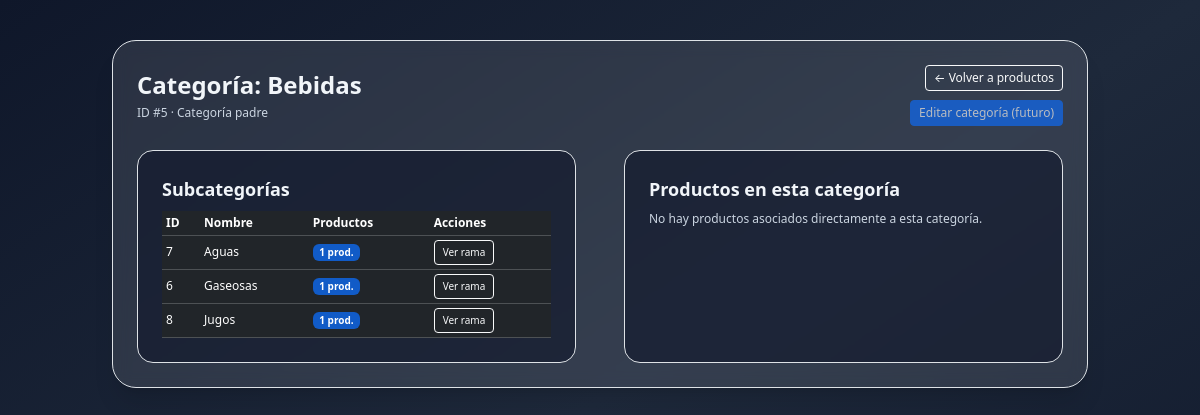
/index.php?controller=products&action=showCategory&id=5 (signed in), run on the app's committed database.
### tables this page shows
CREATE TABLE IF NOT EXISTS categorias (
  id INT AUTO_INCREMENT PRIMARY KEY,
  nombre VARCHAR(100) NOT NULL,
  parent_id INT NULL,
  created_at TIMESTAMP DEFAULT CURRENT_TIMESTAMP,
  updated_at TIMESTAMP DEFAULT CURRENT_TIMESTAMP ON UPDATE CURRENT_TIMESTAMP,
  CONSTRAINT fk_categorias_parent FOREIGN KEY (parent_id)
    REFERENCES categorias(id)
    ON UPDATE CASCADE
    ON DELETE SET NULL
);

### core/Controller.php (called while the page is built, shortened)
<?php
class Controller {
    protected function view($view, $data = []) {
        extract($data);
        require __DIR__ . '/../views/layouts/header.php';
        require __DIR__ . '/../views/' . $view . '.php';
        require __DIR__ . '/../views/layouts/footer.php';
    }
}

### controllers/ProductController.php (called while the page is built, shortened)
<?php
class ProductController extends Controller {
    private $categoryModel;
    private $productModel;
    public function __construct() {
        $this->categoryModel = new Category();
        $this->productModel  = new Product();
    }
    public function showCategory() {
        $id = isset($_GET['id']) ? (int)$_GET['id'] : 0;
        $category  = $this->categoryModel->getById($id);
        $children  = $this->categoryModel->getChildren($id);
        $sql = "SELECT p.*, c.nombre AS categoria_nombre
                FROM productos p
                LEFT JOIN categorias c ON p.categoria_id = c.id
                WHERE p.categoria_id = :cat
                ORDER BY p.nombre";
        $db = Database::getInstance()->getConnection();
        $stmt = $db->prepare($sql);
        $stmt->execute(['cat' => $id]);
        $productos = $stmt->fetchAll();
        $counts = $this->productModel->countByCategory();
        $this->view('products/category', [
            'category'      => $category,
            'children'      => $children,
            'productos'     => $productos,
            'counts'        => $counts,
        ]);
    }
}

### index.php (called while the page is built, shortened)
<?php
require __DIR__ . '/core/Database.php';
require __DIR__ . '/core/Controller.php';
require __DIR__ . '/models/Category.php';
require __DIR__ . '/models/Product.php';
require __DIR__ . '/controllers/ProductController.php';
$controllerName = $_GET['controller'] ?? 'auth';
$actionName     = $_GET['action'] ?? 'login';
switch ($controllerName) {
    case 'products':
        $controller = new ProductController();
        break;
}
$controller->{$actionName}();

### core/Database.php (called while the page is built)
<?php
class Database {
    private static $instance = null;
    private $connection;
    private function __construct() {
        $config = require __DIR__ . '/../config/config.php';
        $host = $config['db_host'];
        $dbname = $config['db_name'];
        $user = $config['db_user'];
        $pass = $config['db_pass'];
        try {
            $this->connection = new PDO(
                "mysql:host=$host;dbname=$dbname;charset=utf8mb4",
                $user,
                $pass,
                [
                    PDO::ATTR_ERRMODE => PDO::ERRMODE_EXCEPTION,
                    PDO::ATTR_DEFAULT_FETCH_MODE => PDO::FETCH_ASSOC
                ]
            );
        } catch (PDOException $e) {
            if (!empty($config['app_debug'])) {
                die("Error de conexión: " . $e->getMessage());
            } else {
                die("Error de conexión a la base de datos.");
            }
        }
    }
    public static function getInstance() {
        if (!self::$instance) {
            self::$instance = new Database();
        }
        return self::$instance;
    }
    public function getConnection() {
        return $this->connection;
    }
}

### models/Category.php (called while the page is built, shortened)
<?php
class Category {
    private $db;
    public function __construct() {
        $this->db = Database::getInstance()->getConnection();
    }
    public function getById($id) {
        $sql = "SELECT * FROM categorias WHERE id = :id";
        $stmt = $this->db->prepare($sql);
        $stmt->execute(['id' => $id]);
        return $stmt->fetch();
    }
    public function getChildren($parentId) {
        $sql = "SELECT * FROM categorias WHERE parent_id " . ($parentId === null ? "IS NULL" : "= :id") . " ORDER BY nombre";
        $stmt = $this->db->prepare($sql);
        if ($parentId === null) {
            $stmt->execute();
        } else {
            $stmt->execute(['id' => $parentId]);
        }
        return $stmt->fetchAll();
    }
}

### models/Product.php (called while the page is built, shortened)
<?php
class Product {
    private $db;
    public function __construct() {
        $this->db = Database::getInstance()->getConnection();
    }
    public function countByCategory() {
        $sql = "SELECT categoria_id, COUNT(*) AS total
                FROM productos
                GROUP BY categoria_id";
        $stmt = $this->db->query($sql);
        $rows = $stmt->fetchAll();
        $map = [];
        foreach ($rows as $row) {
            $map[$row['categoria_id']] = (int)$row['total'];
        }
        return $map;
    }
}

### views/products/category.php (the view, shortened to what this page needs)
<div class="container mx-auto px-4 py-10">
    <div class="max-w-5xl mx-auto bg-white/10 backdrop-blur rounded-3xl border border-white/10 p-6 text-slate-100 shadow-xl">
        <div class="flex items-center justify-between mb-4">
            <div>
                <h2 class="text-2xl font-semibold mb-1">
                    Categoría: <?php echo htmlspecialchars($category['nombre'], ENT_QUOTES, 'UTF-8'); ?>
                </h2>
                <p class="text-xs text-slate-300">
                    ID #<?php echo (int)$category['id']; ?>
                    <?php if ($category['parent_id']): ?>
                        · Subcategoría de ID #<?php echo (int)$category['parent_id']; ?>
                    <?php else: ?>
                        · Categoría padre
                    <?php endif; ?>
                </p>
            </div>
            <div class="text-right">
                <a href="index.php?controller=products&action=index"
                   class="btn btn-sm btn-outline-light text-xs mb-2">
                    &larr; Volver a productos
                </a>
                <div>
                    <button class="btn btn-sm btn-primary text-xs" disabled>
                        Editar categoría (futuro)
                    </button>
                </div>
            </div>
        </div>
        <div class="grid grid-cols-1 md:grid-cols-2 gap-5">
            <div class="bg-slate-900/60 rounded-2xl p-4 border border-slate-700">
                <h3 class="text-lg font-semibold mb-2">Subcategorías</h3>
                <?php if (empty($children)): ?>
                    <p class="text-xs text-slate-300 mb-0">
                        Esta categoría no tiene subcategorías.
                    </p>
                <?php else: ?>
                    <div class="table-responsive text-xs">
                        <table class="table table-dark table-sm align-middle mb-0">
                            <thead>
                            <tr>
                                <th>ID</th>
                                <th>Nombre</th>
                                <th>Productos</th>
                                <th>Acciones</th>
                            </tr>
                            </thead>
                            <tbody>
                            <?php foreach ($children as $child): ?>
                                <tr>
                                    <td><?php echo (int)$child['id']; ?></td>
                                    <td><?php echo htmlspecialchars($child['nombre'], ENT_QUOTES, 'UTF-8'); ?></td>
                                    <td>
                                        <span class="badge bg-primary bg-opacity-75 text-[10px]">
                                            <?php echo (int)($counts[$child['id']] ?? 0); ?> prod.
                                        </span>
                                    </td>
                                    <td>
                                        <a href="index.php?controller=products&action=showCategory&id=<?php echo (int)$child['id']; ?>"
                                           class="btn btn-sm btn-outline-light text-[10px]">
                                            Ver rama
                                        </a>
                                    </td>
                                </tr>
                            <?php endforeach; ?>
                            </tbody>
                        </table>
                    </div>
                <?php endif; ?>
            </div>
            <div class="bg-slate-900/60 rounded-2xl p-4 border border-slate-700">
                <h3 class="text-lg font-semibold mb-2">Productos en esta categoría</h3>
                <?php if (empty($productos)): ?>
                    <p class="text-xs text-slate-300 mb-0">
                        No hay productos asociados directamente a esta categoría.
                    </p>
                <?php endif; ?>
            </div>
        </div>
    </div>
</div>

### data on the page
categorias: nombre "Bebidas", id "5"
categorias: id "7", nombre "Aguas", id "1"
categorias: id "6", nombre "Gaseosas", id "1"
categorias: id "8", nombre "Jugos", id "1"
